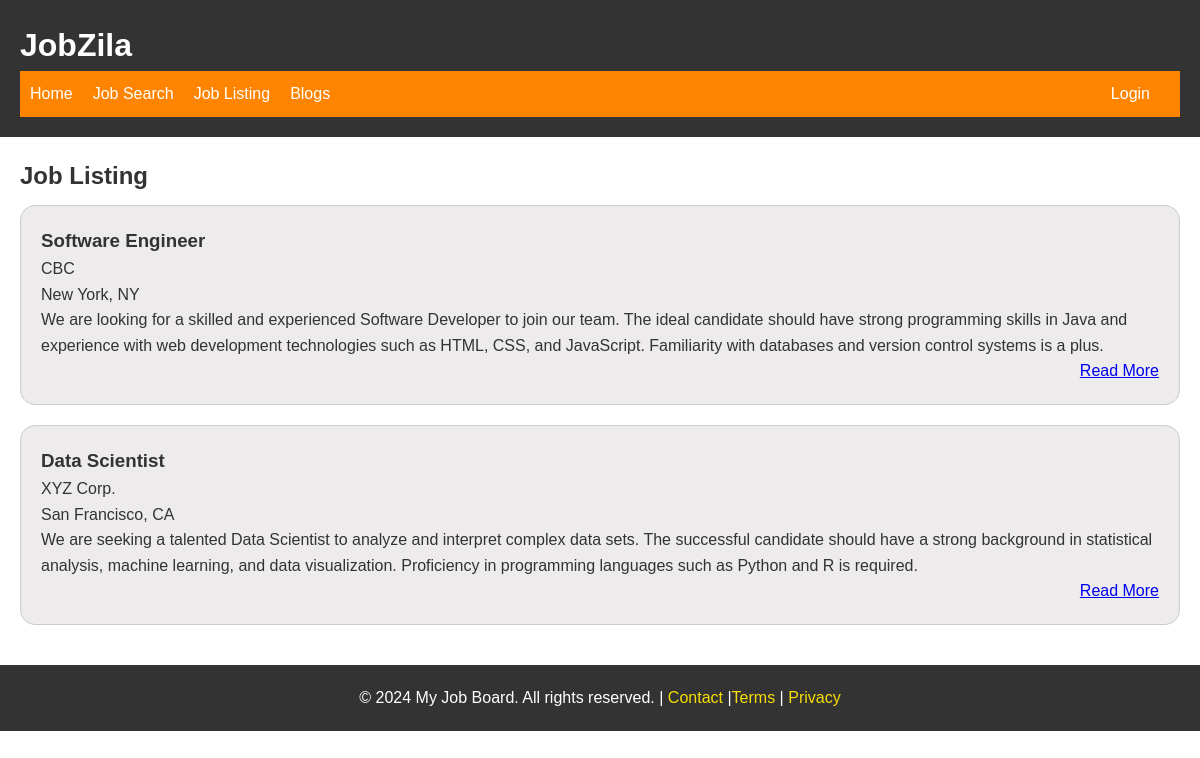
Screenshot of /jobs/ with the database file from the repository.
### jobs/models.py (models this page shows, shortened)
class Job(models.Model):
    title = models.CharField(max_length=90)
    company = models.CharField(max_length=200)
    location = models.CharField(max_length=100)
    salaryrange = models.CharField(max_length=200)
    jobtype = models.CharField(max_length=100)
    description = models.TextField()
    status = models.BooleanField(default=True)
    applylink = models.URLField()
    postdate = models.DateTimeField(auto_now_add=True)
    expirydate = models.DateTimeField(auto_now_add=True)
    user = models.ForeignKey(User, on_delete=models.CASCADE, default=None)

### jobs/views.py (the view)
# urls.py: path("", views.jobs_list, name="joblist"),
def jobs_list(request):
    jobs = Job.objects.all()
    return render(request, "joblisting.html", {"jobs": jobs})

### jobs/templates/joblisting.html
{% extends "masterpage.html" %} {% block title%} Jobzila Home{% endblock title%}
{% block maincontent %}
<section id="joblist-section">
  <h2>Job Listing</h2>
  <div class="joblisting-div">
      {% for jobs in jobs %}
      <div class="job-listing">
          <h3>  {{ jobs.title }} </h3>
          <p>{{ jobs.company }}</p>
          <p>{{jobs.location}}</p>
          <p>{{jobs.description}}</p>
          <p class="learn-more"><a href="#">Read More</a></p>
      </div>
      {% empty %}
            <p>No jobs found.</p>
          {% endfor %}
  </div>
</section>
{% endblock %}

### templates/masterpage.html (shortened to what this page needs)
<!DOCTYPE html>
{% load static %}
<html lang="en">
  <head>
    <link rel="stylesheet" href="{% static 'css/style.css' %}" />
  </head>
  <body>
    <header>
      <h1>JobZila</h1>
      <nav>
        <div class="menu-container">
        <ul id="nav-links">
          <li><a href="/">Home</a></li>
          <li><a href="/jobsearch">Job Search</a></li>
          <li><a href="{% url 'jobs:joblist'%}">Job Listing</a></li>
          <li><a href="{% url 'blogs:bloglist'%}">Blogs</a></li>
          <div class="right-align">
              {% if user.is_authenticated %}
            <form method="POST" class="logout" action="{% url 'users:logout' %}">
              {% csrf_token %}
                <button class="logout-button" >Logout</button>
              </form>
            {% else  %}
            <li><a href="{% url 'users:login'%}">Login</a></li>
            {% endif %}
          </div>
        </ul>
      </div>
      </nav>
    </header>
    <main>{% block maincontent %}{% endblock %}</main>
    <footer>
      <p>
        &copy; 2024 My Job Board. All rights reserved. |
        <a href="/contactus">Contact </a> |<a href="/terms">Terms</a> |
        <a href="/privacy">Privacy</a>
      </p>
    </footer>
  </body>
</html>

### static/css/style.css (style rules this page uses)
* { margin: 0; padding: 0; }
body { font-family: 'Gill Sans', 'Gill Sans MT', Calibri, 'Trebuchet MS', sans-serif; font-size: 16px; line-height: 1.6; color: #333; }
header { background-color: #333; color: #fff; padding: 20px; }
header h1 { margin: 0; }
nav { background-color: #ff8500; color: #fff; padding: 10px; }
nav ul { list-style: none; margin:0; padding: 0; display: flex; justify-content: flex-start; align-items: center; }
nav ul li { margin-right: 20px; }
nav ul .right-align { margin-left: auto; display: flex; align-items: center; }
nav ul li a { color: white; text-decoration: none; }
footer { background-color: #333; color: #fff; text-align: center; padding: 20px; }
footer p a { color: #f7df04; text-decoration: none; }
#joblist-section { padding: 20px; }
#joblist-section h2 { margin-bottom: 10px; }
.job-listing { margin-bottom: 20px; border: 1px solid #ccc; padding: 20px; border-radius: 15px; background-color: #edebeb; }
.learn-more { text-align: right; }
#nav-links { display: flex; flex-direction: row; }
#nav-links li { display: block; }

### rows the page displays
Job: title "Software Engineer", company "CBC", location "New York, NY", description "We are looking for a skilled and experienced Software Developer to join our team. The ideal candidate should have strong programming skills in Java and experience with web development technologies such as HTML, CSS, and JavaScript. Familiarity with databases and version control systems is a plus."
Job: title "Data Scientist", company "XYZ Corp.", location "San Francisco, CA", description "We are seeking a talented Data Scientist to analyze and interpret complex data sets. The successful candidate should have a strong background in statistical analysis, machine learning, and data visualization. Proficiency in programming languages such as Python and R is required."
